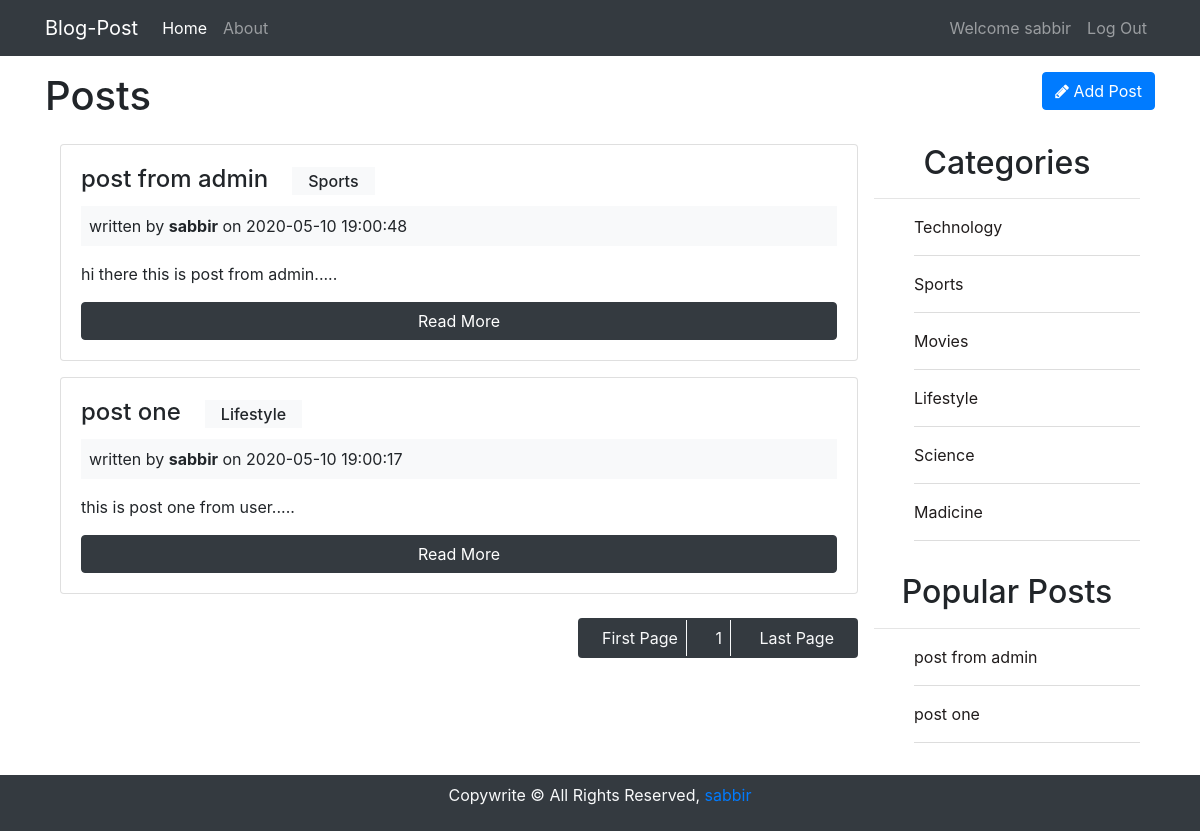
/posts/index (signed in), run on the app's committed database.
### tables this page shows
CREATE TABLE `posts` (
  `id` int(11) NOT NULL,
  `user_id` int(11) NOT NULL,
  `cat_id` int(11) NOT NULL,
  `title` varchar(255) NOT NULL,
  `body` text NOT NULL,
  `created_at` datetime NOT NULL DEFAULT current_timestamp()
);

CREATE TABLE `categories` (
  `id` int(11) NOT NULL,
  `catName` varchar(255) NOT NULL
);

CREATE TABLE `users` (
  `id` int(11) NOT NULL,
  `name` varchar(255) NOT NULL,
  `email` varchar(255) NOT NULL,
  `password` varchar(255) NOT NULL,
  `created_at` datetime NOT NULL DEFAULT current_timestamp()
);

### app/controllers/Posts.php (called while the page is built, shortened)
<?php
class Posts extends Controller{
   public function __construct(){
      $this->postModel = $this->model("Post");
      $this->catModel = $this->model("Category");
   }
   public function index(){
      $categories = $this->catModel->getCategories();
      $postByRandom = $this->postModel->getPostByRandom();
      $perPage = 5;
      $allPosts = $this->postModel->totalPosts();
      $totalPages = ceil($allPosts/$perPage);
      $startFrom = 0;
      $posts = $this->postModel->getPosts($startFrom, $perPage);
      $data = [
         'posts' => $posts,
         'categories' => $categories,
         'randomPost' => $postByRandom,
         'totalPages' => $totalPages
      ];
      $this->view('posts/index', $data);
   }
}

### app/lib/Core.php (called while the page is built, shortened)
<?php
   class Core{
      protected $currentMethod = 'index';
      public function __construct(){
         $url = $this->getUrl();
         if (file_exists('../app/controllers/'. ucwords($url[0]).'.php')) {
            unset($url[0]);
         }
         $this->currentController = new $this->currentController;
         if (isset($url[1])) {
            if (method_exists($this->currentController, $url[1])) {
               $this->currentMethod = $url[1];
               unset($url[1]);
            }
         }
         $this->params = $url? array_values($url) : [];
         call_user_func_array([$this->currentController, $this->currentMethod], $this->params);
      }
      public function getUrl(){
         if (isset($_GET['url'])) {
            $url = rtrim($_GET['url'], '/');
            $url = filter_var($url, FILTER_SANITIZE_URL);
            $url = explode('/', $url);
            return $url;
         }
      }
   }

### public/index.php (called while the page is built, shortened)
<?php
$init = new Core();

### app/lib/Database.php (called while the page is built, shortened)
<?php
class Database{
   private $host = DB_HOST;
   private $user = DB_USER;
   private $pass = DB_PASS;
   private $dbname = DB_NAME;
   private $dbh;
   private $stmt;
   public function __construct(){
      $dsn = 'mysql:host =' .$this->host. ';dbname=' .$this->dbname ;
      $options = array(
         PDO::ATTR_PERSISTENT => true,
         PDO::ATTR_ERRMODE => PDO::ERRMODE_EXCEPTION
      );
      try{
         $this->dbh = new PDO($dsn, $this->user, $this->pass, $options);
      }catch(PDOException $e){
         $this->error = $e->getMessage();
         echo $this->error;
      }
   }
   public function query($sql){
      $this->stmt = $this->dbh->prepare($sql);
   }
   public function bind($param, $value, $type = null){
      $this->stmt->bindValue($param, $value, $type);
   }
   public function execute(){
      return $this->stmt->execute();
   }
   public function resultSet(){
      $this->execute();
      return $this->stmt->fetchAll(PDO::FETCH_OBJ);
   }
}

### app/models/Post.php (called while the page is built, shortened)
<?php
class Post{
   private $db;
   public function __construct(){
      $this->db = new Database;
   }
   public function getPosts($startfrom, $perpage){
      $this->db->query("SELECT *,
                        posts.id as postId,
                        users.id as userId,
                        users.name as userName,
                        categories.id as cat_id,
                        posts.cat_id as cat_id,
                        posts.created_at as postCreated,
                        users.created_at as usersCreated
                        FROM posts
                        INNER JOIN users
                        ON posts.user_id = users.id
                        INNER JOIN categories
                        ON posts.cat_id = categories.id
                        ORDER BY posts.created_at DESC LIMIT :startfrom, :perpage
                        ");
      $this->db->bind(':startfrom', $startfrom, PDO::PARAM_INT);
      $this->db->bind(':perpage', $perpage, PDO::PARAM_INT);
      $this->db->execute();
      $result = $this->db->resultSet();
      return $result;
   }
   public function getPostByRandom(){
      $this->db->query("SELECT * FROM posts ORDER BY rand() LIMIT 6 ");
      return $this->db->resultSet();
   }
   public function totalPosts(){
      $this->db->query("SELECT * FROM posts");
      $this->db->resultSet();
      if ($this->db->rowCount()) {
         return $this->db->rowCount();
      }
   }
}

### app/helpers/format.php (called while the page is built)
<?php
	function textShorten($text, $limit=400){
      $text = $text." ";
      $text = substr($text, 0, $limit);
      $text = substr($text, 0, strrpos($text, ' '));
      $text = $text.".....";
      return $text;
   }

### app/models/Category.php (called while the page is built, shortened)
<?php
class Category{
   private $db;
   public function __construct(){
      $this->db = new Database;
   }
   public function getCategories(){
      $this->db->query("SELECT * FROM categories");
      $result = $this->db->resultSet();
      return $result;
   }
}

### app/views/posts/index.php (the view, shortened to what this page needs)
<?php require APPROOT.'/views/inc/header.php'; ?>
<div class="row mb-3">
   <div class="col-md-6">
      <h1>Posts</h1>
   </div>
   <div class="col-md-6">
      <a href="<?php echo URLROOT; ?>/posts/add" class="btn btn-primary pull-right">
         <i class="fa fa-pencil"></i> Add Post
      </a>
   </div>
</div>
<div class="container container-posts">
   <div>
      <?php foreach($data['posts'] as $post): ?>
      <div class="card card-body overflow mb-3">
         <h4 class="card-title"><?php echo $post->title?><small class="bg-light h6 ml-4 pt-1 pl-3 pr-3 pb-1"><?php echo $post->catName?></small></h4>
         <div class="bg-light p-2 mb-3">
            written by <strong><?php echo $post->userName; ?></strong> on <?php echo $post->postCreated; ?>
         </div>
         <p class="card-text">
            <?php echo textShorten($post->body, 50); ?>
         </p>
         <a href="<?php echo URLROOT; ?>/posts/show/<?php echo $post->postId; ?>" class="btn btn-dark">Read More</a>
      </div>
      <?php endforeach; ?>
      <span class="bg-dark text-center p-2 rounded d-inline float-right mt-2">
         <a href="<?php echo URLROOT; ?>/posts/pagination/1" class="text-light text-center py-2 px-2 mr-2 ml-2 text-decoration-none border-right border-light">First Page</a>
         <?php
         if (isset($data['totalPages'])) {
            for($i=1; $i<=$data['totalPages']; $i++){?>
               <a href="<?php echo URLROOT; ?>/posts/pagination/<?php echo $i; ?>" class="text-light text-center py-2 px-2 mr-2 ml-2 text-decoration-none border-right border-light"><?php echo $i; ?></a>
         <?php } }?>
         <a href="<?php echo URLROOT; ?>/posts/pagination/<?php echo $data['totalPages']; ?>" class="text-light text-center py-2 px-2 mr-2 ml-2 text-decoration-none">Last Page</a>
      </span>
   </div>
   <div>
   <div class="">
      <div class="category-sidebar mb-3">
         <h2 class="text-center">Categories</h2>
         <hr>
         <ul class="category-ul">
            <?php foreach($data['categories'] as $category): ?>
               <li><a href="<?php echo URLROOT; ?>/posts/postByCat/<?php echo $category->id; ?>"><?php echo $category->catName; ?></a></li>
            <?php endforeach; ?>
         </ul>
      </div>
      <div class="latest-post-area ">
         <h2 class="text-center mt-2">Popular Posts</h2>
         <hr>
         <ul class="populer-ul">
         <?php if (!empty($data['randomPost'])) {?>
            <?php foreach($data['randomPost'] as $randPost): ?>
               <li><a href="<?php echo URLROOT; ?>/posts/show/<?php echo $randPost->id; ?>"><?php echo $randPost->title; ?></a></li>
            <?php endforeach; ?>
         <?php } elseif(!empty($data['posts'])){?>
            <?php foreach($data['posts'] as $randPost): ?>
               <li><a href="<?php echo URLROOT; ?>/posts/show/<?php echo $randPost->id; ?>"><?php echo $randPost->title; ?></a></li>
            <?php endforeach; ?>
         <?php } else{?>
            <h4 class="lead">No Post Available</h4>
         <?php } ?>
         </ul>
      </div>
   </div>
</div>
</div>
<?php require APPROOT.'/views/inc/footer.php'; ?>

### app/lib/Controller.php (shortened to what this page needs)
<?php
class Controller{
   public function model($model){
      return new $model();
   }
   public function view($view, $data = []){
      if (file_exists('../app/views/' .$view. '.php')) {
         require_once '../app/views/' .$view. '.php';
      }else{
         die("View File doesn't exist");
      }
   }
}

### app/views/inc/header.php (shortened to what this page needs)
<!DOCTYPE html>
<html lang="en">
<head>
   <link rel="stylesheet" href="https://stackpath.bootstrapcdn.com/bootstrap/4.3.1/css/bootstrap.min.css">
   <link rel="stylesheet" href="https://stackpath.bootstrapcdn.com/font-awesome/4.7.0/css/font-awesome.min.css">
   <link rel="stylesheet" href="<?php echo URLROOT; ?>/css/style.css">
   <link rel="stylesheet" href="<?php echo URLROOT; ?>/css/styleadmin.css">
</head>
<body>
<?php require APPROOT.'/views/inc/nav.php'; ?>
<div class="container">

### app/views/inc/nav.php (shortened to what this page needs)
<nav class="navbar navbar-expand-lg navbar-dark bg-dark mb-3">
  <div class="container">
   <a class="navbar-brand" href="<?php echo URLROOT; ?>/pages"><?php echo SITENAME; ?></a>
<?php
  function getUrl(){
    if (isset($_GET['url'])) {
       $url = rtrim($_GET['url'], '/');
       $url = filter_var($url, FILTER_SANITIZE_URL);
       $url = explode('/', $url);
       return $url;
    }
 }
 $url = getUrl();
?>
   <div class="collapse navbar-collapse" id="navbarsExampleDefault">
      <ul class="navbar-nav mr-auto">
         <li class="nav-item <?php if($url[0] == '' || ($url[0] == 'pages' && $url[1] == '') || ($url[0] == 'posts' && $url[1] == '') || $url[1] == 'index'){?> active <?php }?>">
         <a class="nav-link" href="<?php echo URLROOT; ?>/pages">Home</a>
         </li>
         <li class="nav-item <?php if($url[0] == 'pages' && $url[1] == 'about'){?> active <?php }?>">
         <a class="nav-link" href="<?php echo URLROOT; ?>/pages/about">About</a>
         </li>
      </ul>
      <ul class="navbar-nav ml-auto">
      <?php if (isset($_SESSION['user-id'])) {?>
         <li class="nav-item">
         <a class="nav-link" href=""> Welcome <?php echo $_SESSION['user-name']; ?></a>
         </li>
         <li class="nav-item">
         <a class="nav-link" href="<?php echo URLROOT; ?>/users/logout"> Log Out </a>
         </li>
      <?php }?>
      </ul>
   </div>
  </div>
</nav>

### app/views/inc/footer.php (shortened to what this page needs)
</div>
<div class="bg-dark p-2 text-center text-light mt-3">
   <p>Copywrite &copy; All Rights Reserved, <a href="https://sabbirsplanet.com">sabbir</a></p>
</div>
</body>
</html>

### public/css/style.css (style rules this page uses)
.category-ul, .populer-ul { list-style: none; display: block; }
.category-ul li, .populer-ul li { margin-bottom: 1rem; padding-bottom: 1rem; border-bottom: 1px solid #ddd; }
.category-ul li a, .populer-ul li a { color: rgb(32, 28, 28); text-decoration: none; }
.container-posts { display: grid; grid-template-columns: 3fr 1fr; grid-gap: 1rem; }
.latest-post-area { margin-top: 2rem; }

### data on the page
posts: title "post from admin", categories.catName "Sports", user.name "sabbir", created_at "2020-05-10 19:00:48", body "hi there this is post from admin....."
posts: title "post one", categories.catName "Lifestyle", user.name "sabbir", created_at "2020-05-10 19:00:17", body "this is post one from user....."
categories: catName "Technology"
categories: catName "Sports"
categories: catName "Movies"
categories: catName "Lifestyle"
categories: catName "Science"
categories: catName "Madicine"

### other printed values
SITENAME "Blog-Post"
$_SESSION['user-name'] "sabbir"
